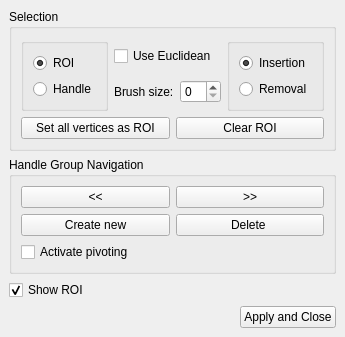
<?xml version="1.0" encoding="UTF-8"?>
<ui version="4.0">
 <class>DeformMesh_2</class>
 <widget class="QDockWidget" name="DeformMesh_2">
  <property name="geometry">
   <rect>
    <x>0</x>
    <y>0</y>
    <width>316</width>
    <height>336</height>
   </rect>
  </property>
  <property name="windowTitle">
   <string>Polyhedron &amp;deformation</string>
  </property>
  <widget class="QWidget" name="dockWidgetContents">
   <layout class="QVBoxLayout" name="verticalLayout">
    <item>
     <widget class="QGroupBox" name="SelectionGroupBox">
      <property name="title">
       <string>Selection</string>
      </property>
      <layout class="QGridLayout" name="gridLayout">
       <item row="2" column="1" rowspan="2" colspan="3">
        <layout class="QVBoxLayout" name="RingLayout">
         <item>
          <widget class="QCheckBox" name="UseEuclideanCheckBox">
           <property name="text">
            <string>Use Euclidean</string>
           </property>
          </widget>
         </item>
         <item>
          <layout class="QHBoxLayout" name="horizontalLayout_4">
           <item>
            <widget class="QLabel" name="BrushLabel">
             <property name="text">
              <string>Brush size:</string>
             </property>
            </widget>
           </item>
           <item>
            <widget class="QSpinBox" name="BrushSpinBox"/>
           </item>
          </layout>
         </item>
        </layout>
       </item>
       <item row="4" column="0" colspan="5">
        <layout class="QHBoxLayout" name="horizontalLayout_3">
         <item>
          <widget class="QPushButton" name="SelectAllVerticesPushButton">
           <property name="text">
            <string>Set all vertices as ROI</string>
           </property>
          </widget>
         </item>
         <item>
          <widget class="QPushButton" name="ClearROIPushButton">
           <property name="text">
            <string>Clear ROI</string>
           </property>
          </widget>
         </item>
        </layout>
       </item>
       <item row="2" column="0" rowspan="2">
        <widget class="QGroupBox" name="ROIHandleGroupBox">
         <layout class="QVBoxLayout" name="HandleRoiLayout">
          <item>
           <widget class="QRadioButton" name="ROIRadioButton">
            <property name="text">
             <string>ROI</string>
            </property>
            <property name="checked">
             <bool>true</bool>
            </property>
           </widget>
          </item>
          <item>
           <widget class="QRadioButton" name="HandleRadioButton">
            <property name="text">
             <string>Handle</string>
            </property>
           </widget>
          </item>
         </layout>
        </widget>
       </item>
       <item row="2" column="4" rowspan="2">
        <widget class="QGroupBox" name="InsertEraseGroupBox">
         <layout class="QVBoxLayout" name="InsertRemoveLayout">
          <item>
           <widget class="QRadioButton" name="InsertRadioButton">
            <property name="text">
             <string>Insertion</string>
            </property>
            <property name="checked">
             <bool>true</bool>
            </property>
           </widget>
          </item>
          <item>
           <widget class="QRadioButton" name="EraseRadioButton">
            <property name="text">
             <string>Removal</string>
            </property>
           </widget>
          </item>
         </layout>
        </widget>
       </item>
      </layout>
     </widget>
    </item>
    <item>
     <widget class="QGroupBox" name="HandleGroupNavigationGroupBox">
      <property name="title">
       <string>Handle Group Navigation</string>
      </property>
      <layout class="QVBoxLayout" name="verticalLayout_3">
       <item>
        <layout class="QHBoxLayout" name="horizontalLayout">
         <item>
          <widget class="QPushButton" name="PrevHandlePushButton">
           <property name="sizePolicy">
            <sizepolicy hsizetype="Minimum" vsizetype="Fixed">
             <horstretch>0</horstretch>
             <verstretch>0</verstretch>
            </sizepolicy>
           </property>
           <property name="text">
            <string>&lt;&lt;</string>
           </property>
          </widget>
         </item>
         <item>
          <widget class="QPushButton" name="NextHandlePushButton">
           <property name="text">
            <string>&gt;&gt;</string>
           </property>
          </widget>
         </item>
        </layout>
       </item>
       <item>
        <layout class="QHBoxLayout" name="horizontalLayout_2">
         <item>
          <widget class="QPushButton" name="AddHandlePushButton">
           <property name="text">
            <string>Create new</string>
           </property>
          </widget>
         </item>
         <item>
          <widget class="QPushButton" name="DeleteHandlePushButton">
           <property name="text">
            <string>Delete </string>
           </property>
          </widget>
         </item>
        </layout>
       </item>
       <item>
        <widget class="QCheckBox" name="ActivatePivotingCheckBox">
         <property name="text">
          <string>Activate pivoting </string>
         </property>
        </widget>
       </item>
      </layout>
     </widget>
    </item>
    <item>
     <widget class="QCheckBox" name="ShowROICheckBox">
      <property name="text">
       <string>Show ROI</string>
      </property>
      <property name="checked">
       <bool>true</bool>
      </property>
     </widget>
    </item>
    <item>
     <layout class="QHBoxLayout" name="ApplyAndCloseLayout">
      <item>
       <spacer name="horizontalSpacer">
        <property name="orientation">
         <enum>Qt::Horizontal</enum>
        </property>
        <property name="sizeHint" stdset="0">
         <size>
          <width>40</width>
          <height>20</height>
         </size>
        </property>
       </spacer>
      </item>
      <item>
       <widget class="QPushButton" name="ApplyAndClosePushButton">
        <property name="text">
         <string>Apply and Close</string>
        </property>
       </widget>
      </item>
     </layout>
    </item>
   </layout>
  </widget>
 </widget>
 <resources/>
 <connections/>
</ui>
